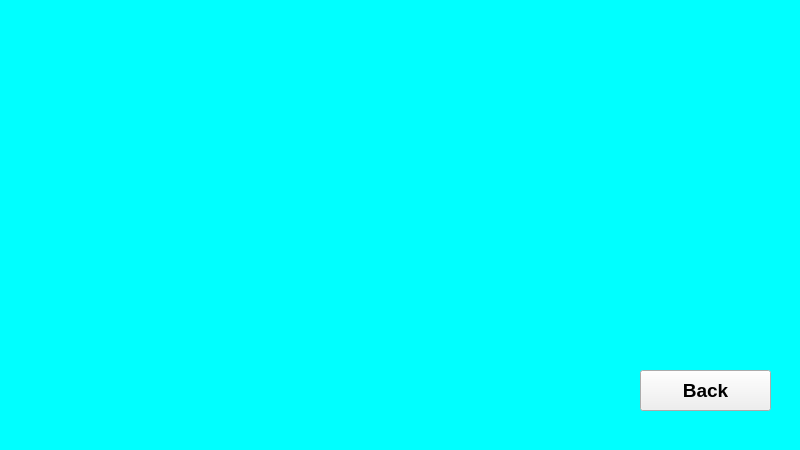
<?xml version="1.0" encoding="UTF-8"?>
<ui version="4.0">
 <class>greenUI</class>
 <widget class="QMainWindow" name="greenUI">
  <property name="geometry">
   <rect>
    <x>0</x>
    <y>0</y>
    <width>800</width>
    <height>450</height>
   </rect>
  </property>
  <property name="windowTitle">
   <string>MainWindow</string>
  </property>
  <property name="styleSheet">
   <string notr="true">QMainWindow {
	border-image: url(:/pic/resource/5.png);
background-color: rgb(0, 255, 255); 
}
</string>
  </property>
  <widget class="QWidget" name="centralwidget">
   <widget class="QPushButton" name="buttonBack">
    <property name="geometry">
     <rect>
      <x>640</x>
      <y>370</y>
      <width>131</width>
      <height>41</height>
     </rect>
    </property>
    <property name="font">
     <font>
      <pointsize>14</pointsize>
      <weight>75</weight>
      <bold>true</bold>
     </font>
    </property>
    <property name="text">
     <string>Back</string>
    </property>
   </widget>
  </widget>
 </widget>
 <resources>
  <include location="picture.qrc"/>
 </resources>
 <connections/>
</ui>
